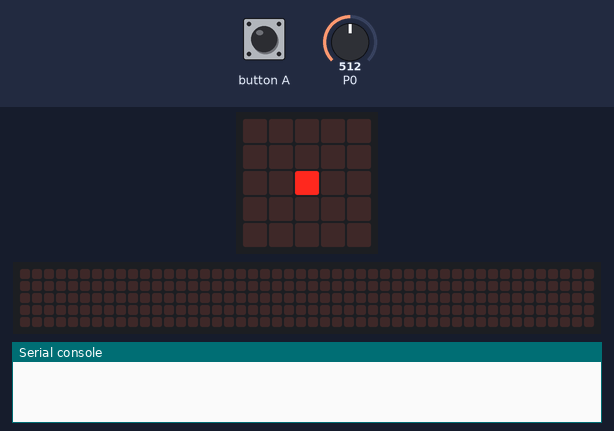
Simulated run of this program. Board: BBC micro:bit (MakeCode). Shown: the board's 5×5 LED display, a strip that is not on the board, showing the scrolling text unrolled, the last lines printed to the serial console. Inputs (shaded band) come from the test bench; at power-on: P0 = 512 (analog values on the 0–1023 scale). The 48×5 strip is a reading aid, not a part: it shows the text the display is scrolling, unrolled, one strip-width of it at a time.

Above: at 0.5 s.
At 3.07 s:
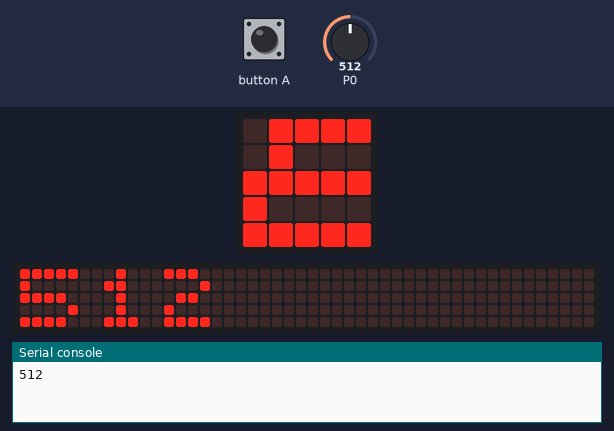
3.1 s: P0 set to 716
14.4 s: button A pressed for 0.15 s
At 14.62 s:
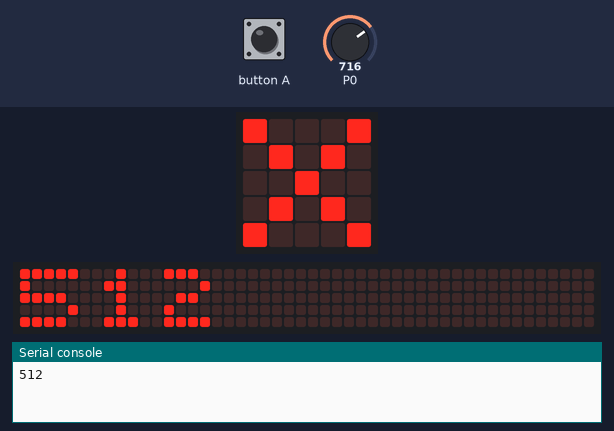
15.1 s: P0 set to 900
17.1 s: P0 set to 511
19.0 s: P0 set to 306
At 30.74 s:
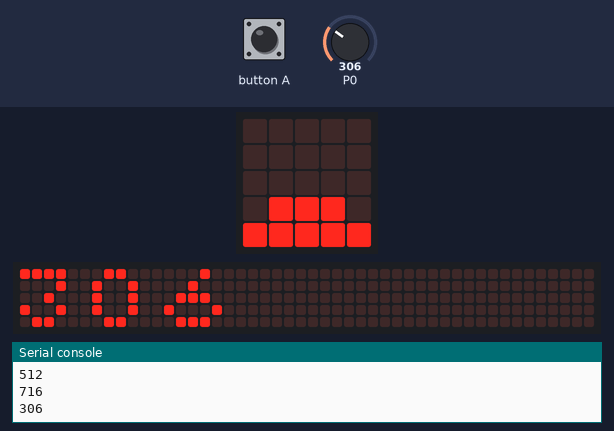
32.1 s: P0 set to 122
At 43.26 s:
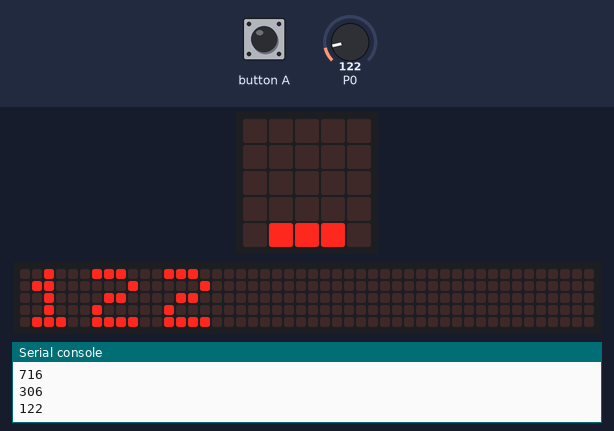

Measured:
- after the input at 14.4 s, the display: changes after 0.15 s (image 2)
- after the input at 19.0 s, the display: first differs from a run without the input after 11.7 s (image 3)
- after the input at 32.1 s, the display: first differs from a run without the input after 11.1 s (image 4)

The program:

main.ts
```typescript
input.onButtonPressed(Button.A, function () {
    basic.showNumber(fugt)
})
let fugt = 0
basic.showLeds(`
    . . . . .
    . . . . .
    . . # . .
    . . . . .
    . . . . .
    `)
basic.forever(function () {
    pins.analogWritePin(AnalogPin.P0, 1023)
    basic.pause(2000)
    fugt = pins.analogReadPin(AnalogPin.P0)
    led.plotBarGraph(
    fugt,
    1023
    )
    basic.showNumber(fugt)
    basic.pause(500)
    if (fugt < 900) {
        basic.showLeds(`
            # . . . #
            . # . # .
            . . # . .
            . # . # .
            # . . . #
            `)
    }
    pins.analogWritePin(AnalogPin.P0, 0)
    basic.pause(6000)
})
basic.forever(function () {

})
```

test.ts
```typescript
// test ender her, dette bliver ikke kompileret, når denne pakke bruges som en udvidelse.
```
